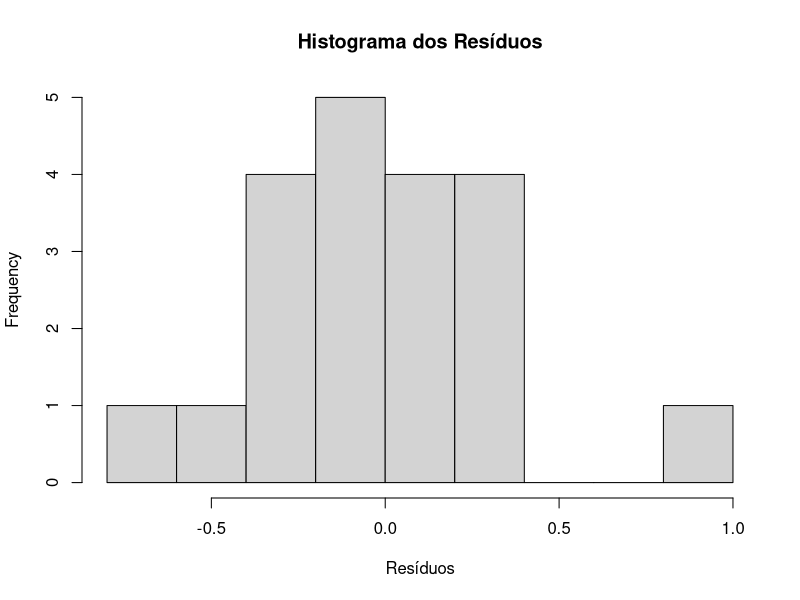
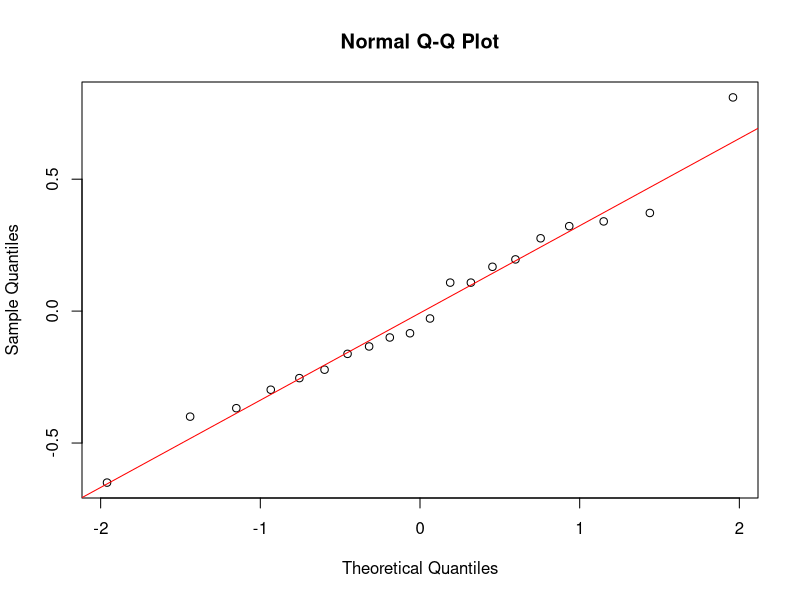
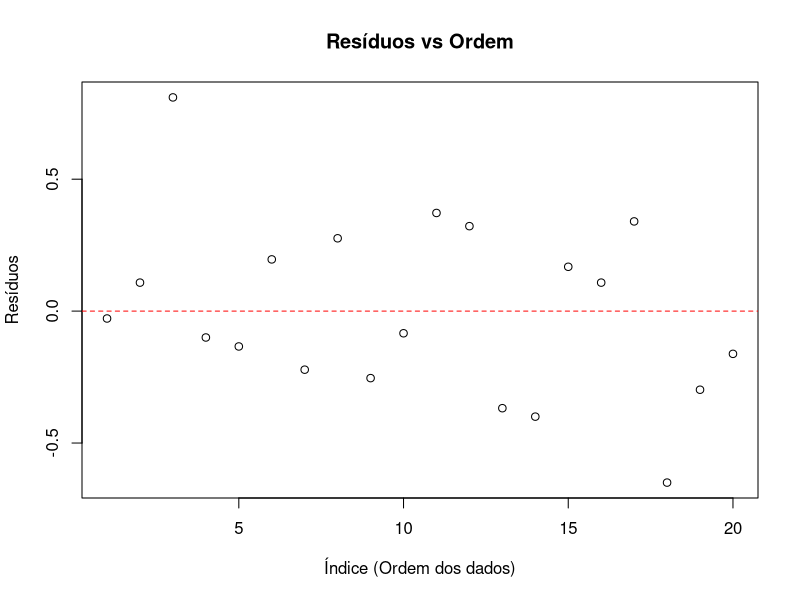

Here is the R script that generated these plots, in order:
tratamento <- c("H2", "H3", "H1", "H1", "H4","H4", "H3", "H4", "H4", "H4","H2", "H2", "H2", "H1","H3", "H3", "H1", "H1", "H2", "H3")
tempos <- c(3.87, 3.40, 4.89, 3.98, 2.77,3.10, 3.07, 3.18, 2.65, 2.82,4.27, 4.22, 3.53, 3.68,3.46, 3.40, 4.42, 3.43, 3.60, 3.13)


dados <- data.frame(tratamento, tempos)



# ANOVA
anova_result <- aov(tempos ~ tratamento, data = dados)
# Obter resíduos
residuos <- residuals(anova_result)

hist(residuos, main="Histograma dos Resíduos", xlab="Resíduos")

qqnorm(residuos)
qqline(residuos, col="red")

shapiro.test(residuos)


plot(anova_result$residuals,
     type = "p",                   
     main = "Resíduos vs Ordem",
     
     ylab = "Resíduos",
     xlab = "Índice (Ordem dos dados)")
abline(h = 0, col = "red", lty = 2)

bartlett.test(tempos ~ tratamento, data = dados)


TukeyHSD(anova_result)
